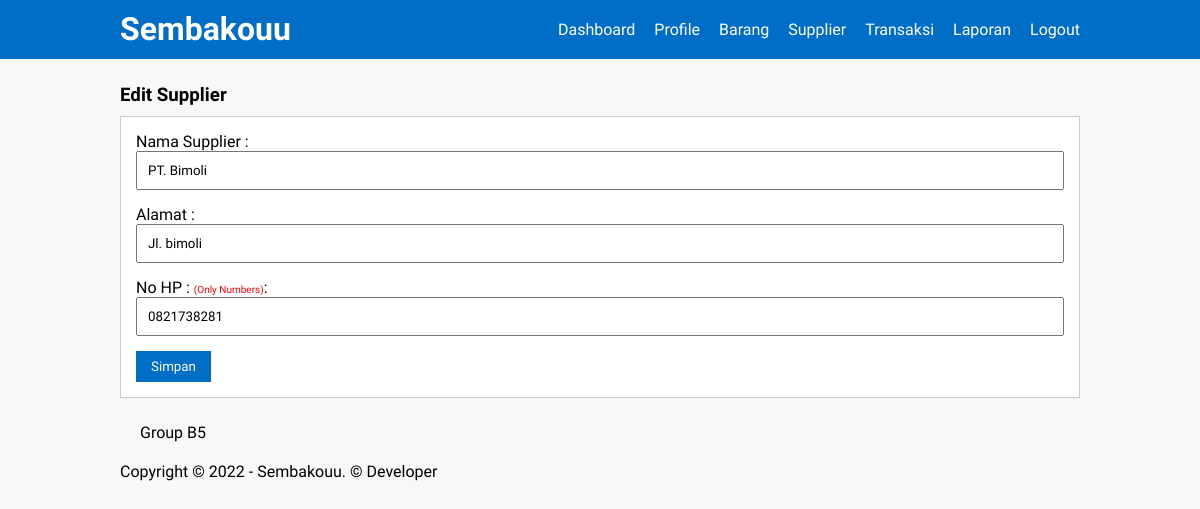
/editsupplier.php?kdSupplier=SP-0001 (signed in), run on an earlier commit of the app's database.
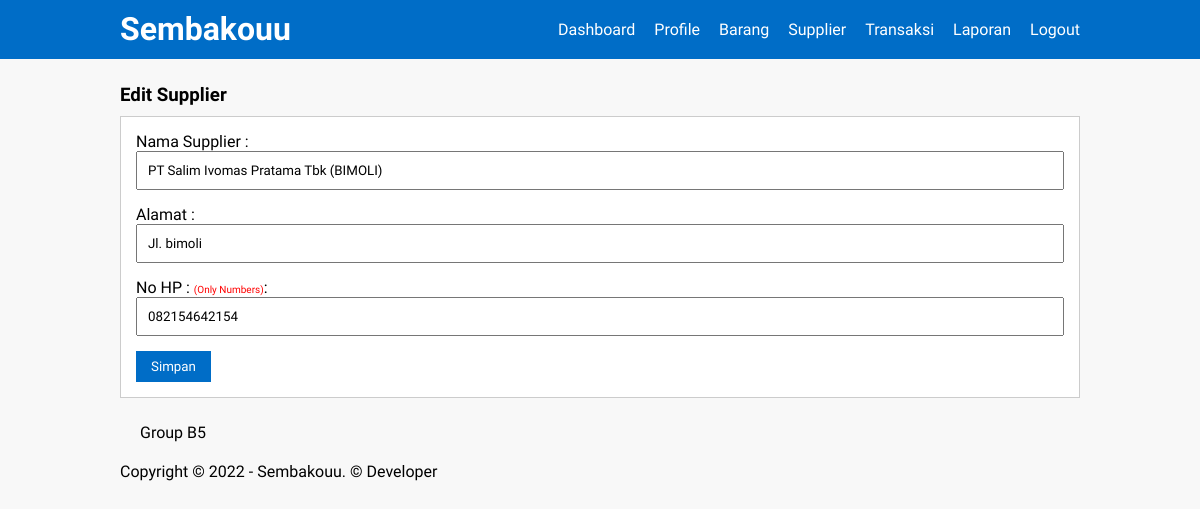
And on a later commit of the database.
### tables this page shows
CREATE TABLE `supplier` (
  `kdSupplier` varchar(7) NOT NULL,
  `NamaSupplier` varchar(225) NOT NULL,
  `Alamat` varchar(225) NOT NULL,
  `NoHP` varchar(20) NOT NULL
);

### editsupplier.php (the view, shortened to what this page needs)
<?php
	include('config.php');
?>
<!DOCTYPE html>
<html>
<head>
    <link rel="stylesheet" type="text/css" href="css/style.css">
</head>
<body>
	<header>
		<div class="container">
		<h1><a href="home.php">Sembakouu</a></h1>
			<ul>
				<li><a href="home.php">Dashboard</a></li>
				<li><a href="admin.php">Profile</a></li>
				<li><a href="listbarang.php">Barang</a></li>
				<li><a href="listsupplier.php">Supplier</a></li>
				<li><a href="transaksi.php">Transaksi</a></li>
				<li><a href="laporan.php">Laporan</a></li>
				<li><a href="logout.php" onClick="return confirm('apakah kamu yakin?')">Logout</a></li>
			</ul>
		</div>
	</header>
	<div class="section">
		<div class="container">
			<h3>Edit Supplier</h3>
			<div class="box">
				<?php
					if(isset($_POST['simpan']) ){
						$NamaSupplier = addslashes($_POST['NamaSupplier']);
						$Alamat = addslashes($_POST['Alamat']);
						$NoHP = addslashes($_POST['NoHP']);
							if(mysqli_query($conn, "UPDATE supplier SET `NamaSupplier` = '".$NamaSupplier."', `Alamat` = '".$Alamat."', `NoHP` = '".$NoHP."' WHERE kdSupplier = '".$_GET['kdSupplier']."' ")){
							mysqli_query($conn,"INSERT INTO admin_logs VALUES ('', '".$_SESSION['user_global']->NamaAdmin."', 'Mengedit Supplier: ".$NamaSupplier."')");
							echo "<div class='alert alert-success fade in block-inner'>
							<button type='button' class='close' data-dismiss='alert'></button>
							Edit Supplier Berhasil! - Dialihkan dalam 5 detik...<script type='text/javascript' language='JavaScript'>
							setTimeout(function () { location.href = 'listsupplier.php';
							}, 5000);
							</script>
							</div>";
							}else{
							echo "<b style='color: red'>Semua field sudah diisi dengan benar, namun terjadi error saat pengiriman ke database, silahkan coba lagi nanti</b><br /><br />";
							}
					} else{
						$kdSupplier = $_GET['kdSupplier'];
						$cek2 = mysqli_query($conn,"SELECT * FROM supplier WHERE kdSupplier = '".$kdSupplier."' ");
						while ($tampil = mysqli_fetch_array($cek2)){
						$NamaSupplier = ($tampil['NamaSupplier']);
						$Alamat = ($tampil['Alamat']);
						$NoHP = ($tampil['NoHP']);
						}
					}
				?>
				<form action="" method="POST">
					<tr>
						<td style='border: 1px #000; padding: 10px 50px 10px 50px;' align="right">Nama Supplier : </td><td><input type="text" class="datepicker-trigger input-control hasDatepicker" name="NamaSupplier" value="<?php echo $NamaSupplier ?>" maxlength="255"></td>
					</tr>
					<tr>
						<td style='border: 1px #000; padding: 10px 50px 10px 50px;' align="right">Alamat : </td><td><input type="text" class="datepicker-trigger input-control hasDatepicker" name="Alamat" value="<?php echo $Alamat ?>" maxlength="255"></td>
					</tr>
					<tr>
						<td style='border: 1px #000; padding: 10px 50px 10px 50px;' align="right">No HP : <font color="red" style="font-size: 10px;">(Only Numbers)</font>: </td><td><input type="text" class="datepicker-trigger input-control hasDatepicker" value="<?php echo $NoHP ?>" name="NoHP" maxlength="13"></td>
					</tr>
					<input type="submit" name="simpan" value="Simpan" class="btn">
				</form>
			</div>
		</div>
	<footer class="container">
		<div class="pull-right">
			<a href="" target="_blank">Group B5</a>
		</div>
		<div class="pull-left">
			<span>Copyright &copy; 2022 - Sembakouu.</span> © <a href="https://www.instagram.com/farishasan_13/" target="_blank">Developer</a>
		</div>
	</footer>
	</div>
</body>
</html>

### css/style.css (style rules this page uses)
* { padding: 0; margin: 0; font-family: 'Quicksand', sans-serif; }
body { width: 100%; min-height: 100vh; background-color: #f8f8f8; background-position: center; background-size: cover; justify-content: center; align-items: center; }
a { color: inherit; text-decoration: none; }
.input-control { width: 100%; padding: 10px; margin-bottom: 15px; box-sizing: border-box; }
.btn { padding: 8px 15px; background-color: #006dc7; color: #fff; border: none; cursor: pointer; }
header { background-color: #006dc7; color: #fff; width: 100%; }
header h1 { float: left; padding: 10px 0; }
header ul { float: right; }
header ul li { display: inline-block; }
header ul li a { padding: 20px 0 20px 15px; display: inline-block; }
.container { width: 80%; margin: 0 auto; min-height: 100%; }
.container:after { content: ''; display: block; clear: both; }
.section { padding: 25px 0; }
.box { background-color: #FFF; border: 1px solid #ccc; padding: 15px; box-sizing: border-box; margin: 10px 0 25px 0; }
.pull-left { margin:0 20px 20px 0; }
.pull-right { margin:0 0 20px 20px; }

What changed in the data, as far as the page shows it:
changed supplier "Jl. bimoli": NamaSupplier "PT. Bimoli" → "PT Salim Ivomas Pratama Tbk (BIMOLI)"; NoHP "0821738281" → "082154642154"
